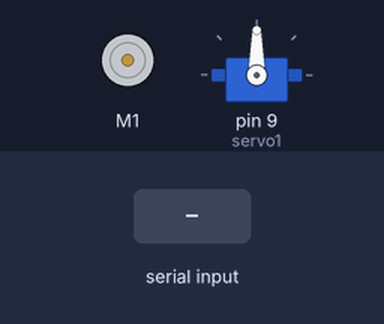
Bench run of a sketch on a simulated Arduino Uno, built with avr-gcc and run on an emulated ATmega328P. On the bench: DC motor (green arrow = forward, orange = backward, longer = faster), servo. The inputs (shaded band) are chosen by the test bench.

Above: at 1.2 s.
1.3 s: "1\n" received over Serial
At 2.5 s:
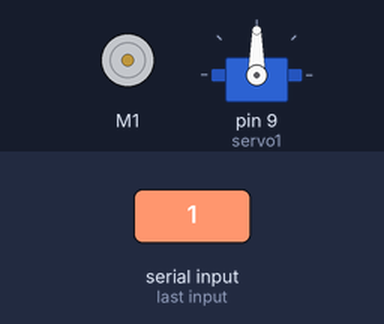
2.9 s: "2\n" received over Serial
At 3.6 s:
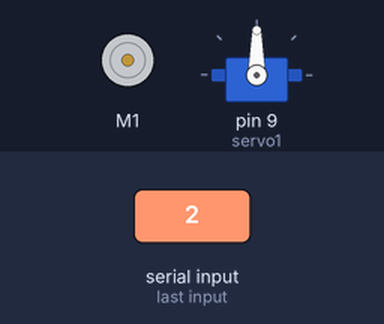
4.5 s: "3\n" received over Serial
At 4.9 s:
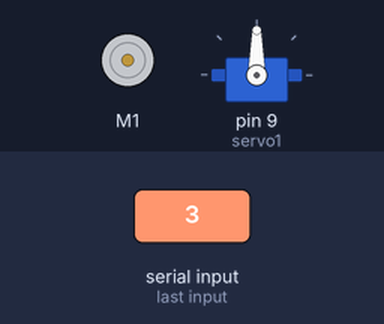
6.1 s: "4\n" received over Serial
At 7.2 s:
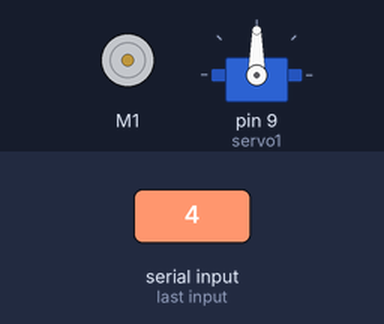
Timing chart, 0 to 8.7 s (numbered marks = the images above; inputs shaded):
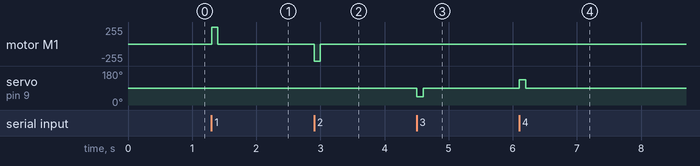

Measured:
- after the input at 1.3 s, motor M1: stopped → forward 255/255 at once, → stopped 0.10 s later
- after the input at 2.9 s, motor M1: stopped → backward 255/255 at once, → stopped 0.10 s later
- after the input at 4.5 s, servo on pin 9 (servo1): 90° → 45° at once, → 90° 0.10 s later
- after the input at 6.1 s, servo on pin 9 (servo1): 90° → 135° at once, → 90° 0.10 s later

The sketch:

motor_code.ino
```cpp
#include <Adafruit_MotorShield.h>
#include <Servo.h>
Adafruit_MotorShield AFMS = Adafruit_MotorShield();
Adafruit_DCMotor *myMotor = AFMS.getMotor(1);
Servo servo1;
int command = 0;

void setup() {
  AFMS.begin();
  myMotor->setSpeed(0);
  servo1.attach(9);
  Serial.begin(9600);
  Serial.setTimeout(100);
}

void loop() {
  if (Serial.available() > 0){
    command = Serial.parseInt();
    do_commands(command);
    }
  }

void forward(){
  myMotor->setSpeed(255);
  myMotor->run(FORWARD);
  servo1.write(90);
  }

void backward(){
  myMotor->setSpeed(255);
  myMotor->run(BACKWARD);
  }

void right(){
  servo1.write(45);
  }

void left(){
  servo1.write(135);
  }

void center(){
  servo1.write(90);
  }

void stopped(){
  myMotor->setSpeed(0);
  servo1.write(90);
  }

void do_commands(int command){
  switch (command){
    case 0: stopped(); break;
    case 1: forward(); break;
    case 2: backward(); break;
    case 3: right(); break;
    case 4: left(); break;
    case 5: center(); break;
    }
  }
```
